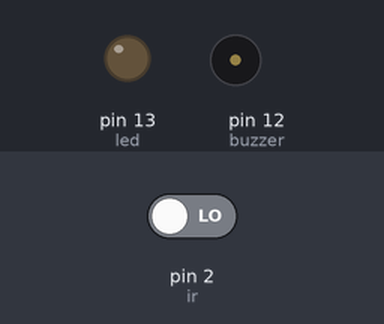
Bench run of a sketch on a simulated Arduino Uno, built with avr-gcc and run on an emulated ATmega328P. Parts: output pins drawn as LEDs (lit = HIGH), buzzer (waves = sounding, pin HIGH). The inputs (shaded band) are chosen by the test bench; at power-on: pin 2 (ir) LOW.

Above: at 1.2 s.
1.3 s: pin 2 (ir) driven HIGH
At 2.1 s:
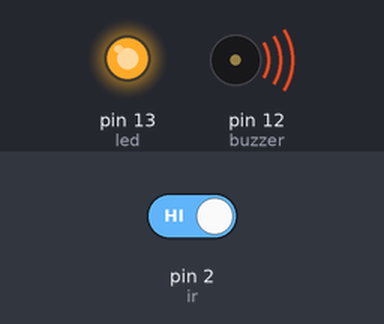
2.8 s: pin 2 (ir) driven LOW
At 3.2 s:
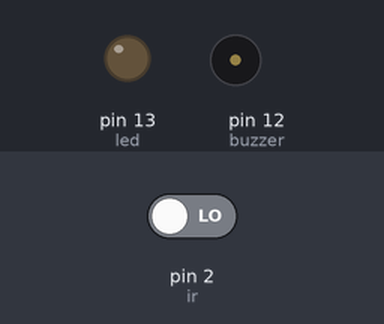
Timing chart, 0 to 5.8 s (numbered marks = the images above; inputs shaded):
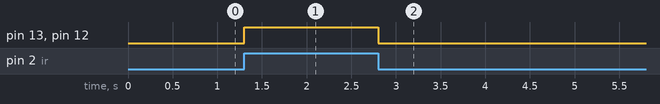

Measured:
- after the input at 1.3 s, pin 13 (led), pin 12 (buzzer): LOW → HIGH at once
- after the input at 2.8 s, pin 13 (led), pin 12 (buzzer): HIGH → LOW at once

The sketch:

IR.ino
```cpp
int ir=2;
int led=13;
int buzzer=12;
int state;

void setup(){
  pinMode(ir,INPUT);
  pinMode(buzzer,OUTPUT);
  pinMode(led,OUTPUT);
  }
void loop(){
  state=digitalRead(ir);
  if (state==1){
    digitalWrite(led,HIGH);
    digitalWrite(buzzer,HIGH);
    }
   else{
    digitalWrite(led,LOW);
    digitalWrite(buzzer,LOW);
    }
  }
```
